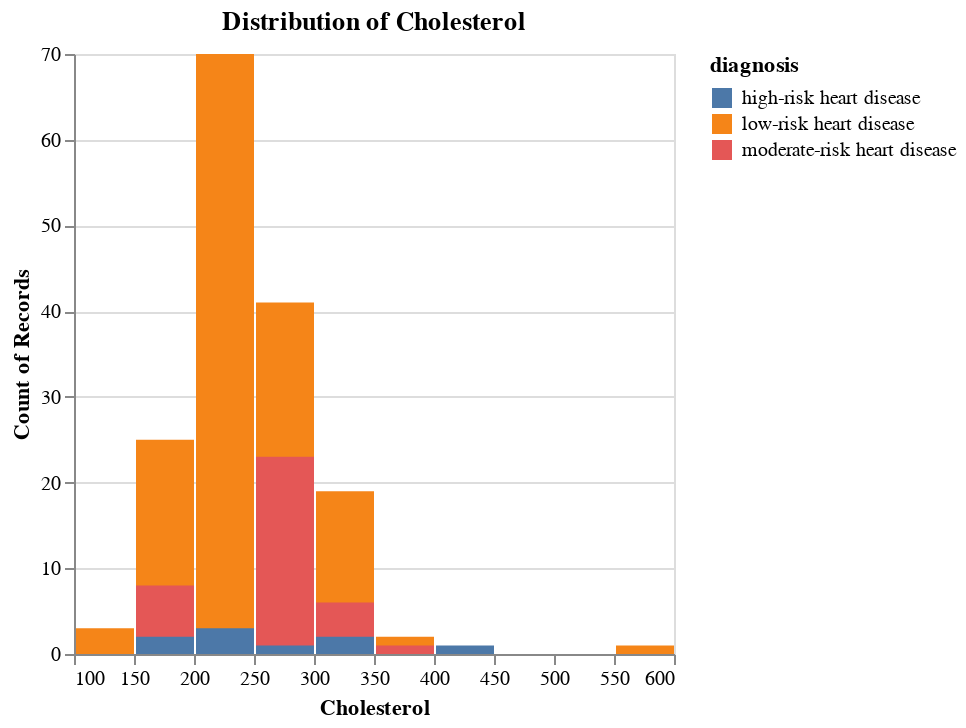

The notebook cell this image was saved under:
### Code cell
# cholesterol
chol_hist = alt.Chart(heart_disease_train).mark_bar().encode(
    x=alt.X("cholesterol:Q", bin = True).title("Cholesterol"),
    y=alt.Y("count()").stack(False),
    color = "diagnosis:N"
).properties(
    title = "Distribution of Cholesterol"
)

chol_hist

### Figure 1 — Vega-Lite specification as saved in the notebook (floating-point values rounded to 4 significant figures; data arrays with more than 128 entries replaced by an {"elided": "..."} marker saying what was removed)
{"config": {"view": {"continuousWidth": 300, "continuousHeight": 300}}, "data": {"name": "data-2f706ca1e1c4bd160ee8423a79f9d244"}, "mark": {"type": "bar"}, "encoding": {"color": {"field": "diagnosis", "type": "nominal"}, "x": {"bin": true, "field": "cholesterol", "title": "Cholesterol", "type": "quantitative"}, "y": {"aggregate": "count", "stack": false, "type": "quantitative"}}, "title": "Distribution of Cholesterol", "$schema": "https://vega.github.io/schema/vega-lite/v5.15.1.json", "datasets": {"data-2f706ca1e1c4bd160ee8423a79f9d244": {"elided": "227 records"}}}
